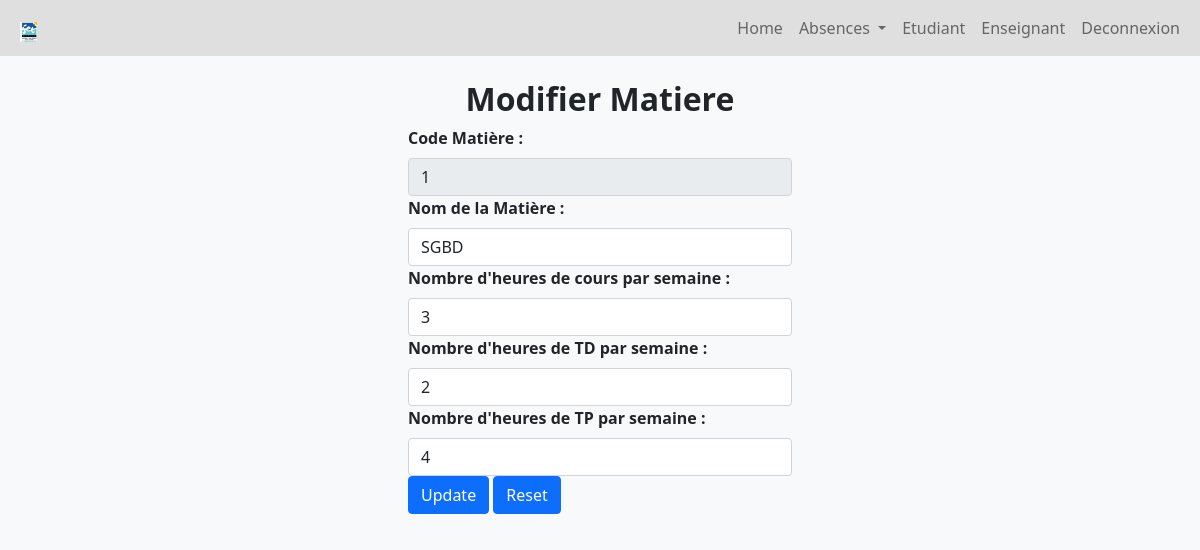
Page /Matiere/update_matiere.php?CodeMatiere=1 on the committed database.
### tables this page shows
CREATE TABLE IF NOT EXISTS `t_matiere` (
  `CodeMatiere` int(50) NOT NULL AUTO_INCREMENT,
  `NomMatiere` varchar(50) NOT NULL,
  `NbreHeureCoursParSemaine` int(11) NOT NULL,
  `NbreHeureTDParSemaine` int(11) NOT NULL,
  `NbreHeureTPParSemaine` int(11) NOT NULL,
  PRIMARY KEY (`CodeMatiere`)
);

### Matiere/C_matiere.php (called while the page is built, shortened)
<?php
class matiere
{
function afficher_matiere_by_id($CodeMatiere)
{
    $mysqli = new mysqli(db_host, db_user, db_password, db_database);
    $sql = "SELECT * FROM t_matiere  where CodeMatiere='$CodeMatiere'";
    $result = $mysqli->query($sql);
    return $result;
}
}
?>

### Matiere/update_matiere.php (the view, shortened to what this page needs)
<?php
require_once 'C_matiere.php';
if(isset($_GET['CodeMatiere'])) {
    $matiere = new Matiere('','','','','');
    $result = $matiere->afficher_matiere_by_id($_GET['CodeMatiere']);
    if($result->num_rows > 0) {
        $row = $result->fetch_assoc();
    }
}
?>
<!DOCTYPE html>
<html lang="fr">
  <head>
    <link rel="stylesheet" href="..\css\bootstrap.min.css">
  </head>
  <body>
  <form class="container bg-light text p-2 my-3 col-md-4" method="post" action="#">
  <h2 class="text-center fw-bold">Modifier Matiere</h2>
      <div>
        <label class="form-label fw-bold" for="CodeMatiere">Code Matière :</label>
        <input class="form-control" type="text" name="CodeMatiere" id="CodeMatiere" value="<?php echo $row['CodeMatiere']; ?>" readonly required />
      </div>
      <div>
        <label class="form-label fw-bold" for="NomMatiere">Nom de la Matière :</label>
        <input class="form-control" type="text" name="NomMatiere" id="NomMatiere" value="<?php echo $row['NomMatiere']; ?>" required />
      </div>
      <div>
        <label class="form-label fw-bold" for="NbreHeureCoursParSemaine">Nombre d'heures de cours par semaine :</label>
        <input class="form-control" type="text" name="NbreHeureCoursParSemaine" id="NbreHeureCoursParSemaine" value="<?php echo $row['NbreHeureCoursParSemaine']; ?>" required />
      </div>
      <div>
        <label class="form-label fw-bold" for="NbreHeureTDParSemaine">Nombre d'heures de TD par semaine :</label>
        <input class="form-control" type="text" name="NbreHeureTDParSemaine" id="NbreHeureTDParSemaine" value="<?php echo $row['NbreHeureTDParSemaine']; ?>" required />
      </div>
      <div>
        <label class="form-label fw-bold" for="NbreHeureTPParSemaine">Nombre d'heures de TP par semaine :</label>
        <input class="form-control" type="text" name="NbreHeureTPParSemaine" id="NbreHeureTPParSemaine" value="<?php echo $row['NbreHeureTPParSemaine']; ?>" required />
      </div>
      <button class="btn btn-primary" type="submit" name="submit">Update</button>
      <button  class="btn btn-primary" type="reset" name="submit" onclick="window.location.href ='matiere.php';">Reset</button></form>    </form>
  </body>
</html>

### rows in the picture
t_matiere: CodeMatiere "1", NomMatiere "SGBD", NbreHeureCoursParSemaine "3", NbreHeureTDParSemaine "2", NbreHeureTPParSemaine "4"
